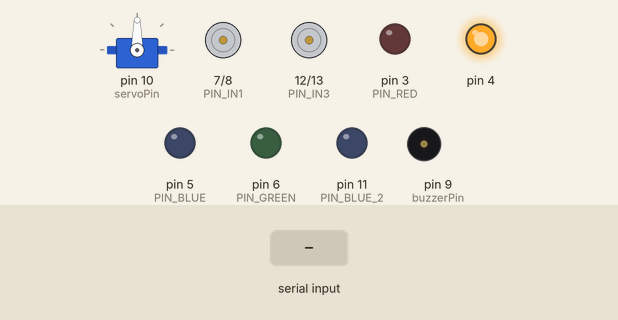
Recording of a sketch running on a simulated Arduino Uno, built with avr-gcc and run on an emulated ATmega328P. Shown: servo, motor-driver pin pairs drawn as motors (green arrow = first pin HIGH = forward, orange = second pin HIGH = backward, longer = more drive), output pins drawn as LEDs (lit = HIGH), buzzer (waves = sounding). Dashed ring = blinking. The test bench sets the inputs (shaded band). What the sketch prints to the serial monitor is not drawn.

Above: at 1.2 s.
1.3 s: "W" received over Serial
At 2.9 s:
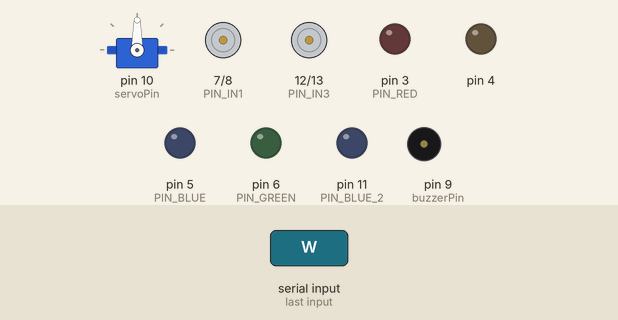
3.4 s: "S" received over Serial
At 3.8 s:
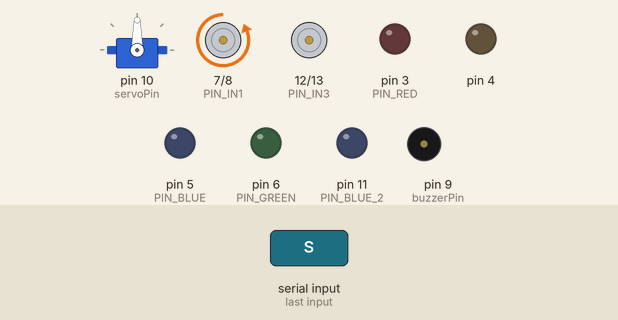
5.5 s: "L" received over Serial
At 6.7 s:
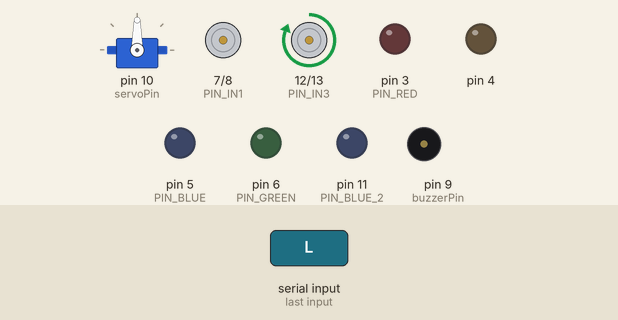
7.0 s: "R" received over Serial
At 8.0 s:
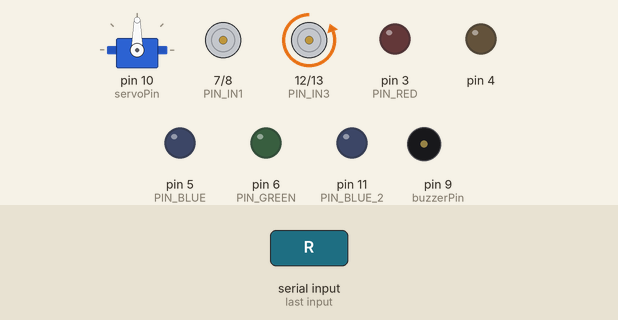
8.5 s: "O" received over Serial
At 9.2 s:
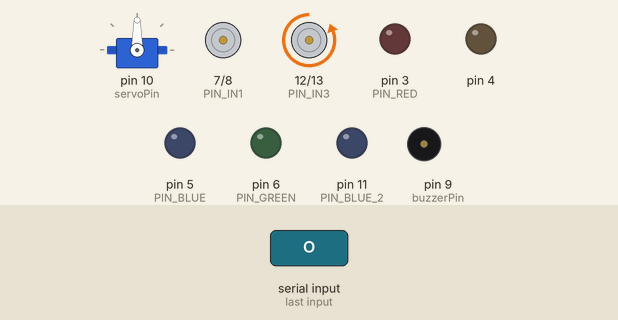
10.1 s: "N" received over Serial
At 10.35 s:
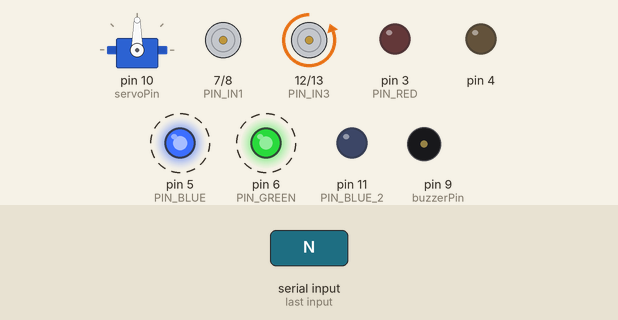
Timing chart, 0 to 14.1 s (numbered marks = the images above; inputs shaded):
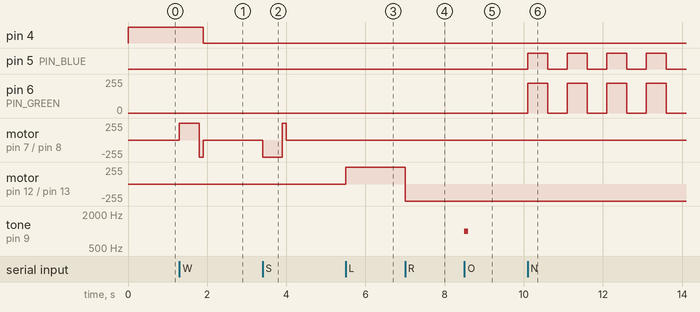

Measured:
- after the input at 1.3 s, pin 4: HIGH → LOW after 0.60 s; motor on pin 7 (PIN_IN1) / pin 8 (PIN_IN2): stopped → forward 255/255 at once, → backward 255/255 0.50 s later, → stopped 0.10 s later
- after the input at 3.4 s, motor on pin 7 (PIN_IN1) / pin 8 (PIN_IN2): stopped → backward 255/255 at once, → forward 255/255 0.50 s later, → stopped 0.10 s later
- after the input at 5.5 s, motor on pin 12 (PIN_IN3) / pin 13 (PIN_IN4): stopped → forward 255/255 at once
- after the input at 7.0 s, motor on pin 12 (PIN_IN3) / pin 13 (PIN_IN4): forward 255/255 → backward 255/255 at once
- after the input at 8.5 s, tone on pin 9 (buzzerPin): silent → 1000 Hz at once, → silent 0.10 s later
- after the input at 10.1 s, pin 5 (PIN_BLUE): alternates HIGH for 0.50 s and LOW for 0.50 s, starting at once; pin 6 (PIN_GREEN): alternates 225/255 for 0.50 s and 0/255 for 0.50 s, starting at once

The sketch:

CAR_PHYSICS_PROJ.ino
```cpp
#include <Servo.h>

Servo myservo;

const int servoPin = 10;

const int minAngle = 0;
const int maxAngle = 180;
const int delayTime = 15;

const int buzzerPin = 9;
const int beepFrequency = 1000;
const int beepDuration = 100;

const int PIN_RED = 3;
const int PIN_GREEN = 6;
const int PIN_BLUE = 5;

const int PIN_RED_2 = 9;
const int PIN_GREEN_2 = 10;
const int PIN_BLUE_2 = 11;

const int PIN_IN1 = 7;
const int PIN_IN2 = 8;

const int PIN_IN3 = 12;
const int PIN_IN4 = 13;

const int ORANGE_R = 0; // Max Red
const int ORANGE_G = 225;  // *** FIX: Reduced Green from 100 to 30 for truer orange/less yellow ***
const int ORANGE_B = 255;   // No Blue

bool isBlinkingOrange = false;
bool ledIsOn = false;

bool isBlinkingOrange_2 = false;
bool ledIsOn_2 = false;

unsigned long lastBlinkTime = 0;
const long blinkInterval = 500;

// Variable to store the incoming serial command
char command = ' ';

// Function to set the RGB LED color
void setColor(int R, int G, int B) {
  // Use analogWrite (PWM) to control the brightness of each color
  analogWrite(PIN_RED, R);
  analogWrite(PIN_GREEN, G);
  analogWrite(PIN_BLUE, B);
}

void setColor_2(int R, int G, int B) {
  // Use analogWrite (PWM) to control the brightness of each color
  analogWrite(PIN_RED_2, R);
  analogWrite(PIN_GREEN_2, G);
  analogWrite(PIN_BLUE_2, B);
}

void moveMotor(char direction) {
    if (direction == 'W') {
        // Spin Forward: IN1 HIGH, IN2 LOW
        digitalWrite(PIN_IN1, HIGH);
        digitalWrite(PIN_IN2, LOW);
        delay(500);
        digitalWrite(PIN_IN1, LOW);
        digitalWrite(PIN_IN2, HIGH);
        delay(100);
        digitalWrite(PIN_IN1, LOW);
        digitalWrite(PIN_IN2, LOW);
        digitalWrite(4, LOW);

    } else if (direction == 'S') {
        // Spin Backward: IN1 LOW, IN2 HIGH
        digitalWrite(PIN_IN1, LOW);
        digitalWrite(PIN_IN2, HIGH);
        delay(500);
        digitalWrite(PIN_IN1, HIGH);
        digitalWrite(PIN_IN2, LOW);
        delay(100);
        digitalWrite(PIN_IN1, LOW);
        digitalWrite(PIN_IN2, LOW);
        digitalWrite(4, LOW);

    } else if (direction == 'X') {
        // Stop Motor: Both LOW
        digitalWrite(PIN_IN1, LOW);
        digitalWrite(PIN_IN2, LOW);
        digitalWrite(PIN_IN3, LOW);
        digitalWrite(PIN_IN4, LOW);
        digitalWrite(4, HIGH);

    } else if (direction == 'L'){
        digitalWrite(PIN_IN3, HIGH);
        digitalWrite(PIN_IN4, LOW);

        digitalWrite(4, LOW);

    } else if (direction == 'R'){
        digitalWrite(PIN_IN3, LOW);
        digitalWrite(PIN_IN4, HIGH);
        digitalWrite(4, LOW);
    } else if(direction == 'O'){
        tone(buzzerPin, beepFrequency, beepDuration);
    }
}

void setup() {
  Serial.begin(9600);
  Serial.println("RGB LED Control Ready. Type 'N' to blink orange, 'F' to stop.");

  myservo.attach(servoPin);

  // Set the LED pins as outputs
  pinMode(buzzerPin, OUTPUT);

  pinMode(PIN_RED, OUTPUT);
  pinMode(PIN_BLUE, OUTPUT);
  pinMode(PIN_GREEN, OUTPUT);

  pinMode(PIN_RED_2, OUTPUT);
  pinMode(PIN_BLUE_2, OUTPUT);
  pinMode(PIN_GREEN_2, OUTPUT);

  pinMode(PIN_IN1, OUTPUT);
  pinMode(PIN_IN2, OUTPUT);

  pinMode(4,OUTPUT);

  pinMode(PIN_IN3, OUTPUT);
  pinMode(PIN_IN4, OUTPUT);

  // Start with the LED off
  setColor(0, 0, 0);
  moveMotor('X'); // Stop the motor initially
}

void loop() {
  // 1. Handle Serial Input (Non-blocking check)
  if (Serial.available()) {
    command = Serial.read();

    if (command == 'N') {
      // Start blinking orange
      isBlinkingOrange = true;
      // Reset the state to ensure the blink starts immediately on command
      ledIsOn = false;
      lastBlinkTime = 0;
    }
    else if (command == 'F') {
      // Stop blinking and turn the LED off
      isBlinkingOrange = false;
      isBlinkingOrange_2 = false;
      setColor(0, 0, 0); // Turn LED off
    }
    else if (command == 'W' || command == 'S' || command == 'X' || command == 'R' || command == 'L' || command == 'O') {
      moveMotor(command);
    }
    else if (command == 'G'){
      for (int pos = minAngle; pos <= maxAngle; pos += 1) {
        myservo.write(pos);
        delay(delayTime);
      }
      for (int pos = maxAngle; pos >= minAngle; pos -= 1) {
        myservo.write(pos);
        delay(delayTime);
      }
    }
  }

  // 2. Handle Non-Blocking Blinking Logic
  if (isBlinkingOrange) {
    unsigned long currentTime = millis();

    // Check if the blink interval time has passed
    if (currentTime - lastBlinkTime >= blinkInterval) {
      lastBlinkTime = currentTime; // Save the current time for the next blink

      if (ledIsOn) {
        // If the LED is currently ON, turn it OFF
        setColor(0, 0, 0);
        ledIsOn = false;
      } else {
        // If the LED is currently OFF, turn it ORANGE
        setColor(ORANGE_R, ORANGE_G, ORANGE_B);
        ledIsOn = true;
      }
    }
  }

  if (isBlinkingOrange_2) {
    unsigned long currentTime = millis();

    // Check if the blink interval time has passed
    if (currentTime - lastBlinkTime >= blinkInterval) {
      lastBlinkTime = currentTime; // Save the current time for the next blink

      if (ledIsOn_2) {
        // If the LED is currently ON, turn it OFF
        setColor_2(0, 0, 0);
        ledIsOn_2 = false;
      } else {
        // If the LED is currently OFF, turn it ORANGE
        setColor_2(ORANGE_R, ORANGE_G, ORANGE_B);
        ledIsOn_2 = true;
      }
    }
  }

}
```
